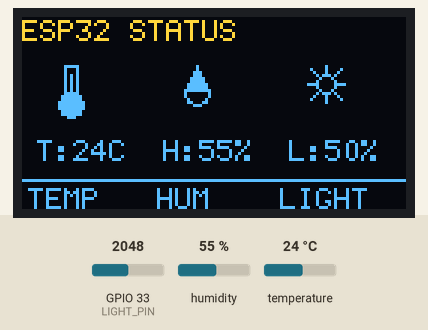
The sketch below on a simulated ESP32. Parts: 128×64 one-colour display. The inputs (shaded band) are chosen by the test bench; at power-on: humidity 55 %, GPIO 33 (LIGHT_PIN) = 2048, temperature 24 °C (analog values on the 0–4095 scale). The OLED is the two-colour kind (top 16 rows yellow); what the sketch prints to the serial monitor is not drawn.

Above: at 1.9 s.
2.0 s: humidity set to 22 %
At 2.5 s:
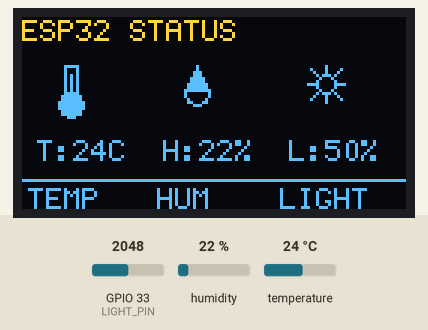
3.6 s: GPIO 33 (LIGHT_PIN) set to 2866
At 5.3 s:
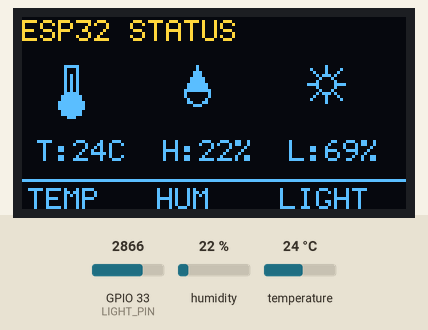
5.7 s: temperature set to 12 °C
At 6.8 s:
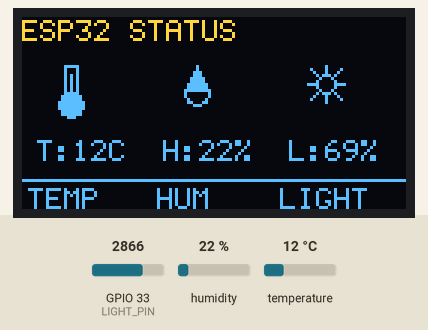
7.8 s: GPIO 33 (LIGHT_PIN) set to 3603
At 9.6 s:
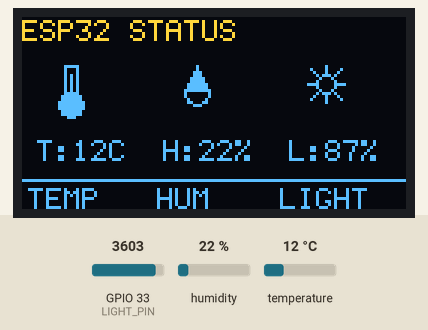
9.9 s: humidity set to 40 %
At 11.1 s:
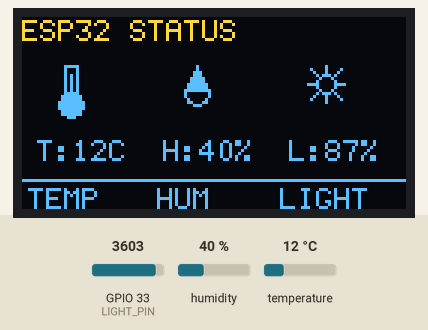
12.0 s: GPIO 33 (LIGHT_PIN) set to 4095
At 13.9 s:
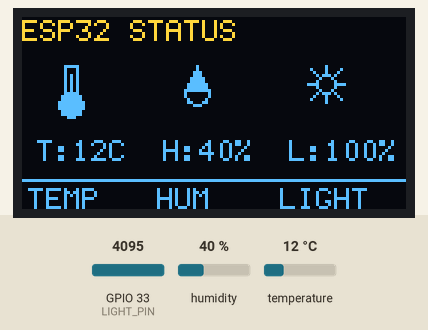
Timing chart, 0 to 15.1 s (numbered marks = the images above; inputs shaded):
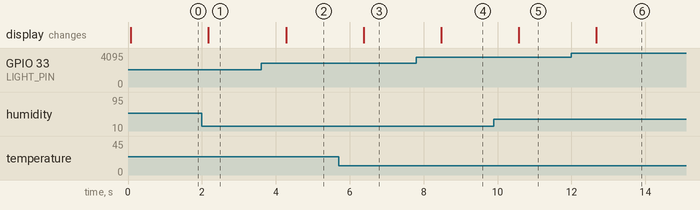

Measured:
- after the input at 2.0 s, the display: changes after 0.18 s (image 1)
- after the input at 3.6 s, the display: changes after 0.68 s (image 2)
- after the input at 5.7 s, the display: changes after 0.67 s (image 3)
- after the input at 7.8 s, the display: changes after 0.67 s (image 4)
- after the input at 9.9 s, the display: changes after 0.67 s (image 5)
- after the input at 12.0 s, the display: changes after 0.67 s (image 6)

The sketch:

22_dht_light_oled.ino
```cpp
#include <SimpleDHT.h>
#include <Wire.h>
#include <U8g2lib.h>

// Sensor pins
constexpr uint8_t DHT11_PIN = 14;
constexpr uint8_t LIGHT_PIN = 33;

SimpleDHT11 dht11(DHT11_PIN);
U8G2_SSD1306_128X64_NONAME_F_HW_I2C u8g2(
    U8G2_R0, /* reset=*/U8X8_PIN_NONE);

void drawThermometer(uint8_t x, uint8_t y) {
  u8g2.drawFrame(x + 3, y, 5, 11);
  u8g2.drawDisc(x + 5, y + 13, 4);
  u8g2.drawLine(x + 5, y + 3, x + 5, y + 12);
}

void drawDrop(uint8_t x, uint8_t y) {
  u8g2.drawCircle(x + 5, y + 9, 4);
  u8g2.drawTriangle(x + 5, y, x + 1, y + 8, x + 9, y + 8);
}

void drawSun(uint8_t x, uint8_t y) {
  u8g2.drawCircle(x + 6, y + 6, 3);
  u8g2.drawLine(x + 6, y, x + 6, y + 2);
  u8g2.drawLine(x + 6, y + 10, x + 6, y + 12);
  u8g2.drawLine(x, y + 6, x + 2, y + 6);
  u8g2.drawLine(x + 10, y + 6, x + 12, y + 6);
  u8g2.drawLine(x + 1, y + 1, x + 3, y + 3);
  u8g2.drawLine(x + 9, y + 9, x + 11, y + 11);
  u8g2.drawLine(x + 9, y + 3, x + 11, y + 1);
  u8g2.drawLine(x + 1, y + 11, x + 3, y + 9);
}

void setup() {
  Serial.begin(115200);
  analogReadResolution(12);  // ESP32 ADC: 0..4095
  pinMode(LIGHT_PIN, INPUT);

  Wire.begin(21, 22);         // SDA=GPIO21, SCL=GPIO22
  u8g2.begin();
  u8g2.setFont(u8g2_font_6x12_tf);
  u8g2.setFontPosTop();
}

void loop() {
  byte temperature = 0;
  byte humidity = 0;
  int err = dht11.read(&temperature, &humidity, nullptr);

  int lightRaw = analogRead(LIGHT_PIN);
  int lightPercent = constrain(map(lightRaw, 0, 4095, 0, 100), 0, 100);

  u8g2.clearBuffer();
  u8g2.drawStr(0, 0, "ESP32 STATUS");

  // Three separated columns: icon on top, value underneath.
  drawThermometer(11, 16);
  drawDrop(53, 16);
  drawSun(95, 16);

  if (err == SimpleDHTErrSuccess) {
    char line[32];
    snprintf(line, sizeof(line), "T:%uC", temperature);
    u8g2.drawStr(5, 40, line);
    snprintf(line, sizeof(line), "H:%u%%", humidity);
    u8g2.drawStr(47, 40, line);
    snprintf(line, sizeof(line), "L:%d%%", lightPercent);
    u8g2.drawStr(89, 40, line);
  } else {
    u8g2.drawStr(2, 40, "DHT err");
  }

  u8g2.drawHLine(0, 54, 128);
  u8g2.drawStr(2, 56, "TEMP");
  u8g2.drawStr(45, 56, "HUM");
  u8g2.drawStr(86, 56, "LIGHT");
  u8g2.sendBuffer();

  Serial.printf("Temperature: %u C, Humidity: %u %%, Light: %d/4095 (%d %%)\n",
                temperature, humidity, lightRaw, lightPercent);
  delay(1000);
}
```
